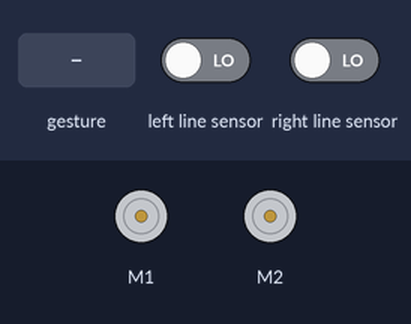
This program was run on a simulated BBC micro:bit (MakeCode). Parts: 2 × DC motor (green arrow = forward, orange = backward, longer = faster). The test bench sets the inputs (shaded band); at power-on: left line sensor LOW, right line sensor LOW.

Above: at 1.2 s.
1.3 s: sound turns loud
At 1.9 s:
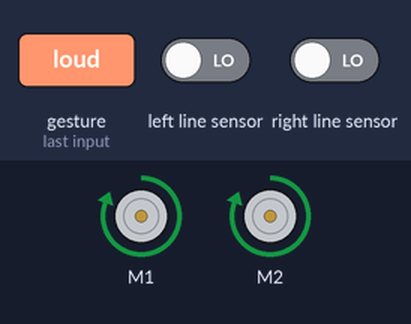
2.8 s: left line sensor driven HIGH
At 3.5 s:
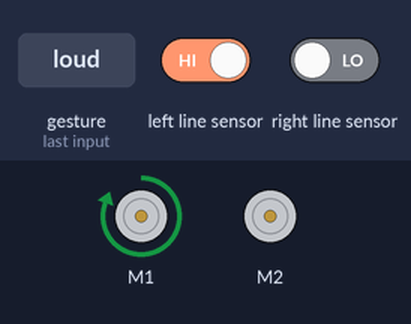
4.3 s: left line sensor driven LOW
At 4.6 s:
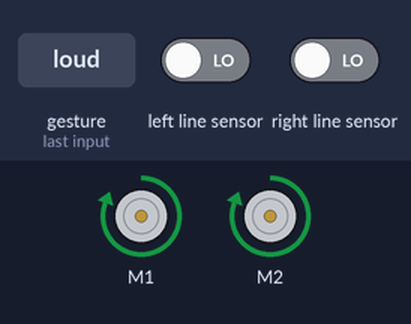
5.8 s: right line sensor driven HIGH
At 7.0 s:
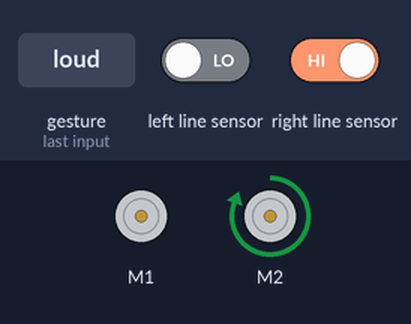
7.3 s: right line sensor driven LOW
At 8.1 s:
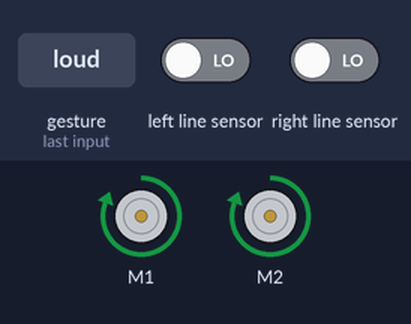
Timing chart, 0 to 9.8 s (numbered marks = the images above; inputs shaded):
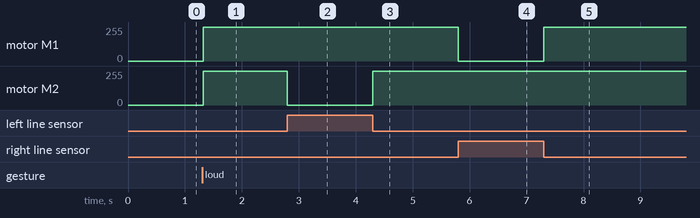

The program:

main.ts
```typescript
input.onSound(DetectedSound.Loud, function () {
    while (true) {
        if (maqueen.readPatrol(maqueen.Patrol.PatrolLeft) == 0 && maqueen.readPatrol(maqueen.Patrol.PatrolRight) == 0) {
            maqueen.MotorRun(maqueen.aMotors.M1, maqueen.Dir.CW, 255)
            maqueen.MotorRun(maqueen.aMotors.M2, maqueen.Dir.CW, 255)
        } else {
            if (maqueen.readPatrol(maqueen.Patrol.PatrolLeft) == 0 && maqueen.readPatrol(maqueen.Patrol.PatrolRight) == 1) {
                maqueen.MotorRun(maqueen.aMotors.M1, maqueen.Dir.CW, 0)
                maqueen.MotorRun(maqueen.aMotors.M2, maqueen.Dir.CW, 255)
                if (maqueen.readPatrol(maqueen.Patrol.PatrolLeft) == 1 && maqueen.readPatrol(maqueen.Patrol.PatrolRight) == 1) {
                    maqueen.MotorRun(maqueen.aMotors.M1, maqueen.Dir.CW, 0)
                    maqueen.MotorRun(maqueen.aMotors.M2, maqueen.Dir.CW, 255)
                }
            } else {
                if (maqueen.readPatrol(maqueen.Patrol.PatrolLeft) == 1 && maqueen.readPatrol(maqueen.Patrol.PatrolRight) == 0) {
                    maqueen.MotorRun(maqueen.aMotors.M1, maqueen.Dir.CW, 255)
                    maqueen.MotorRun(maqueen.aMotors.M2, maqueen.Dir.CW, 0)
                    if (maqueen.readPatrol(maqueen.Patrol.PatrolLeft) == 1 && maqueen.readPatrol(maqueen.Patrol.PatrolRight) == 1) {
                        maqueen.MotorRun(maqueen.aMotors.M1, maqueen.Dir.CW, 255)
                        maqueen.MotorRun(maqueen.aMotors.M2, maqueen.Dir.CW, 0)
                    }
                }
            }
        }
    }
})
```

test.ts
```typescript
// aquí va el archivo "tests"; esto no se compilará cuando este paquete se utilice como una extensión.
```

Measured:
- after the input at 1.3 s, motor M1, motor M2: stopped → forward 255/255 at once
- after the input at 2.8 s, motor M2: forward 255/255 → stopped at once
- after the input at 4.3 s, motor M2: stopped → forward 255/255 at once
- after the input at 5.8 s, motor M1: forward 255/255 → stopped at once
- after the input at 7.3 s, motor M1: stopped → forward 255/255 at once
